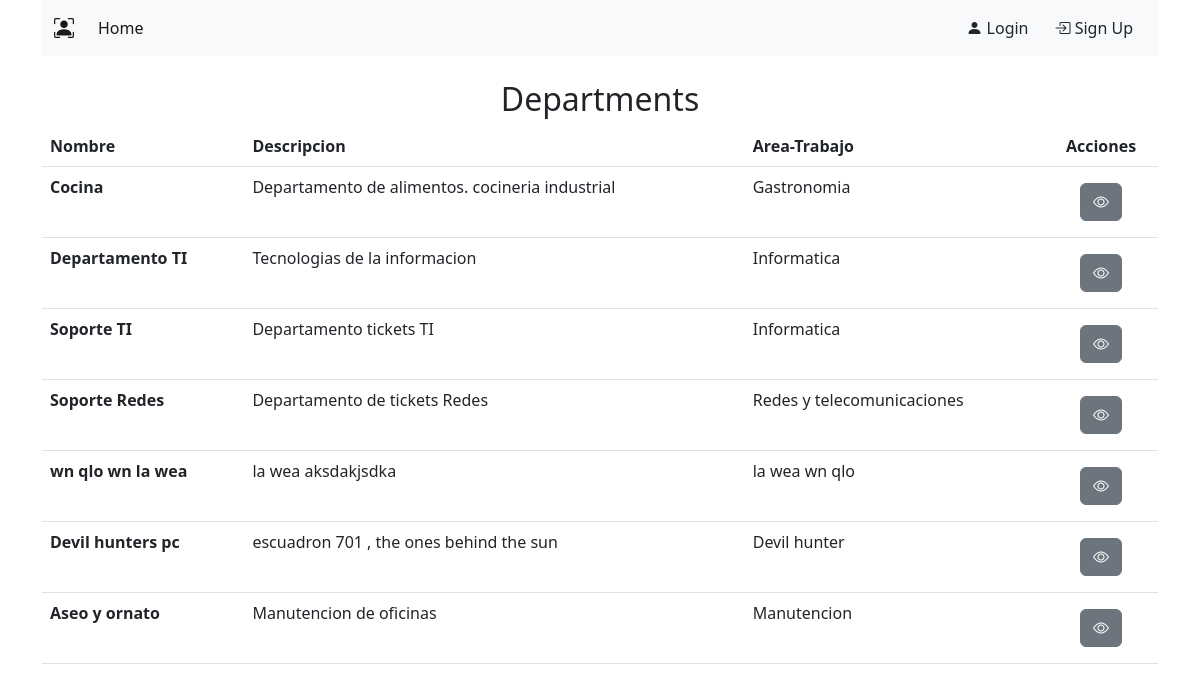
/department_list/, run on the app's committed database.
### core/models.py (models this page shows, shortened)
class Department(models.Model):
    id = models.UUIDField(primary_key=True, default=uuid.uuid4,
                          editable=False, verbose_name="ID_Departmento")
    name = models.CharField(max_length=55, verbose_name="Nombre_Departmento")
    description = models.TextField(verbose_name="Descripcion")
    area = models.ForeignKey(Area, verbose_name="Area_Departmento",
                             on_delete=models.CASCADE, null=True, blank=True)

class Area(models.Model):
    id = models.UUIDField(primary_key=True, default=uuid.uuid4,
                          editable=False, verbose_name="ID_Area")
    name = models.CharField(max_length=50, verbose_name="Nombre_Area")
    creation_date = models.DateTimeField(
        auto_now_add=True, verbose_name="Fecha_Area")
    def __str__(self) -> str:
        return self.name

### core/views.py (the view)
# urls.py: path('department_list/', DepartmentListView.as_view(), name='department_list'),
class DepartmentListView(ListView):
    model = Department

### core/templates/core/department_list.html (shortened to what this page needs)
{% extends 'core/base.html' %} {% block content %}
<h2 class="text-center mt-4 mg-5">Departments</h2>
<table class="table">
  <thead>
    <tr>
      <th scope="col">Nombre</th>
      <th scope="col">Descripcion</th>
      <th scope="col">Area-Trabajo</th>
      <th scope="col" class="text-center">Acciones</th>
    </tr>
  </thead>
  <tbody>
    {% for b in department_list %}
    <tr>
      <th>{{ b.name }}</th>
      <td>{{ b.description }}</td>
      <td>{{ b.area }}</td>
      <td>
        <div class="d-flex justify-content-center">
          <a
            class="btn btn-secondary m-2"
            href="{% url 'department_detail' b.id %}"
          >
            <i class="bi bi-eye"></i>
          </a>
        </div>
      </td>
    </tr>
    {% endfor %}
  </tbody>
</table>
{% endblock %}

### core/static/core/estilos.css (style rules this page uses)
html { box-sizing: border-box; font-family: 'Nunito', sans-serif; }
*, *:before, *:after { box-sizing: inherit; }
* { margin: 0; padding: 0; }

### data on the page
Department: name "Cocina", description "Departamento de alimentos. cocineria industrial", area "Gastronomia"
Department: name "Departamento TI", description "Tecnologias de la informacion", area "Informatica"
Department: name "Soporte TI", description "Departamento tickets TI", area "Informatica"
Department: name "Soporte Redes", description "Departamento de tickets Redes", area "Redes y telecomunicaciones"
Department: name "wn qlo wn la wea", description "la wea aksdakjsdka", area "la wea wn qlo"
Department: name "Devil hunters pc", description "escuadron 701 , the ones behind the sun", area "Devil hunter"
Department: name "Aseo y ornato", description "Manutencion de oficinas", area "Manutencion"
